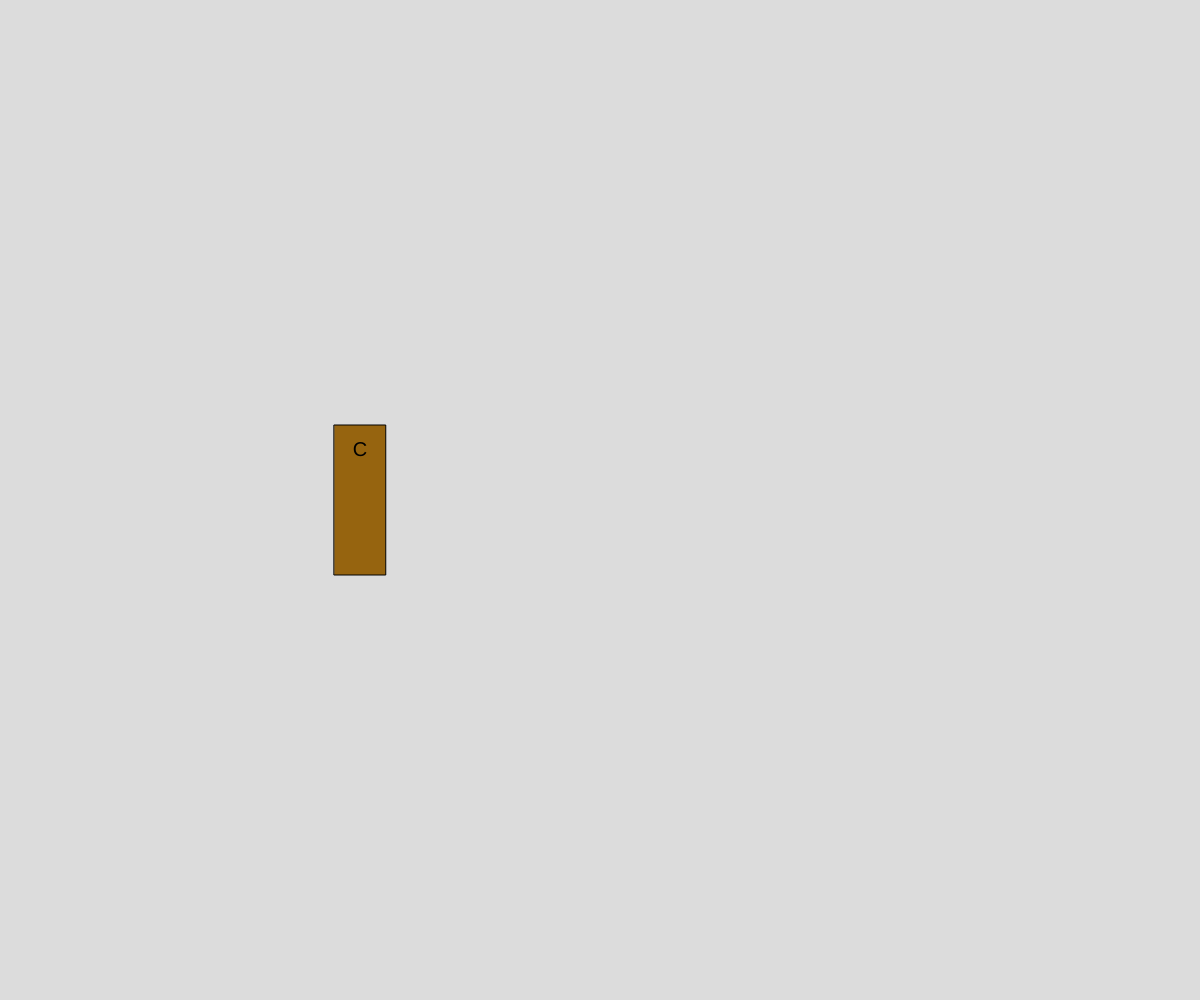
Frame 1 (no input)
Frame 60 (no input): identical to frame 1, image omitted
Frame 120 (the mouse pressed at the canvas centre since frame 60): identical to frame 1, image omitted

The p5.js sketch that drew this single still picture (run headless with seeded random() and noise() and a simulated clock; from frame 60 on, the mouse is pressed at the canvas centre):

// p5.js sketch
// ── sketch.js
// intro to objects
// jordam
// 10/10/2024

let myBook;
let myBook2;
function setup() {
  createCanvas(windowWidth, windowHeight);
  myBook = new Book("CS40 Text", "Jordan The 3rd", 1234567891011, "leatherbound", 515, width*0.3);
  myBook2 = new Book("")               
}

function draw() {
  background(220);
  myBook.display();
  myBook2.display();


}



class Book{
 //1.constructor
  constructor(title, author, isbn, cover, pages, x){
  this.title = title;
  this.author = author;
  this.isbn = isbn;
  this.cover = cover;
  this.pages = pages;
  this.x = x;
  }
  //2, class methods
  display(){
    //render our book on the screen
    rectMode(CENTER);  textAlign(CENTER,CENTER);
    textSize(20);
    switch(this.cover){
      case "softcover":
      fill(250,200,150);   break;
      case "hardcover":
      fill(220,255,255);  break;
      case "leatherbound":
      fill(150,100,15); break;
    }
    rect(this.x, height/2, this.pages/10, 150, )
      fill(0);
      text(this.title[0], this.x, height/2 - 50);
    


  }
  
  printOut(){
    //print out our data in a nice format
    print(this.title + ", by " + this.title);
    print("length: " + this.pageCount);
    print("ISBN: " + this.isbn)
  }
}
